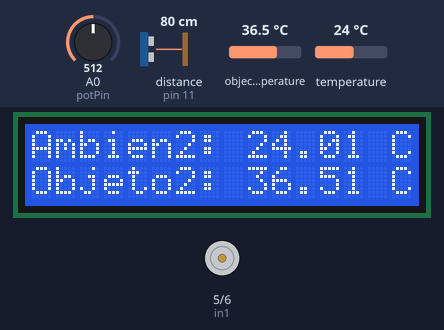
A sketch run on a simulated Arduino Uno, built with avr-gcc and run on an emulated ATmega328P. Shown: 16×2 character LCD, motor-driver pin pairs drawn as motors (green arrow = first pin HIGH = forward, orange = second pin HIGH = backward, longer = more drive, scaled by the enable pin). Wiring (inferred from the names in the program): ultrasonic range finder: trigger pin 12; echo pin 11. The inputs (shaded band) are chosen by the test bench; at power-on: A0 (potPin) = 512, object temperature 36.5 °C, temperature 24 °C, distance to the obstacle (sensor on pin 11) 80 cm. The echo pulse lasts 58.3 µs per cm; storage starts empty; what the sketch prints to the serial monitor is not drawn.

Above: at 1.2 s.
1.3 s: A0 (potPin) set to 461
7.8 s: A0 (potPin) set to 439
At 12.6 s:
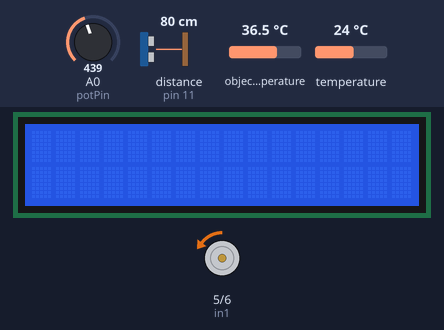
13.4 s: object temperature set to 20 °C
At 14.3 s:
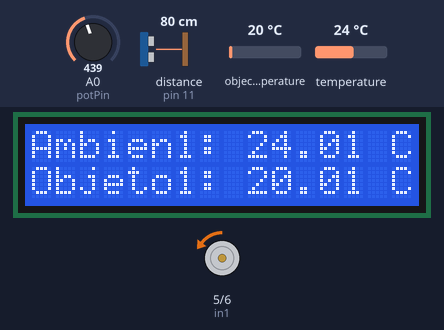
16.6 s: A0 (potPin) set to 306
At 22.3 s:
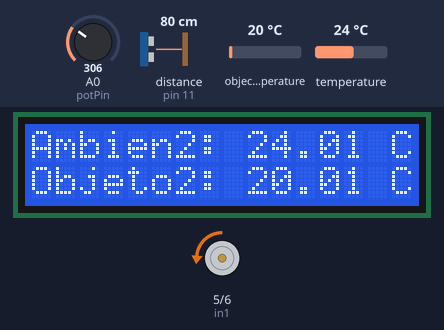
24.2 s: temperature set to 12 °C
At 25.1 s:
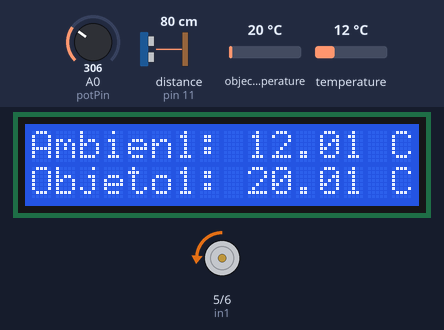
27.4 s: A0 (potPin) set to 30
At 33.9 s:
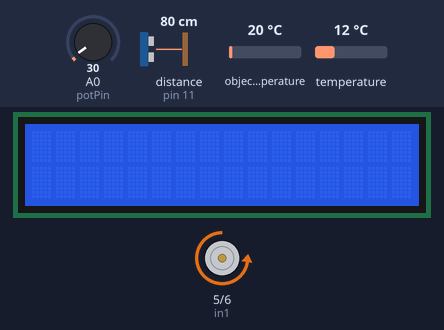
Timing chart, 0 to 35.4 s (numbered marks = the images above; inputs shaded):
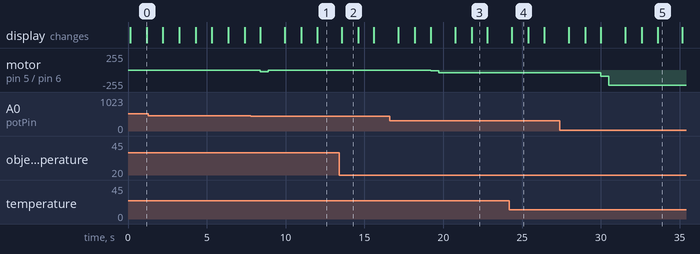

The sketch:

projeto_end.ino
```cpp
/* Por Antonio David de Jesus santana, em 11/04/2023
   E-mail: davidantoniodavi@gmail.com
 */
#include <Wire.h>
#include <Adafruit_MLX90614.h>
#include <SparkFunMLX90614.h>
#include <LiquidCrystal_I2C.h>
#include <SD.h>                        // Biblioteca SD inclusa

File myFile;                           // Cria um ponteiro para arquivo

// --- Mapeamento de Hardware ---
#define CS_pin 4               // Comunicação SPI, CS_pin no digital 10, alterado para CS_pin 4
#define IR1 0x5A // Sensor 1
#define IR2 0x5B // Sensor 2

// Definir os números dos pinos
const int trigger = 12;
const int echo = 11;

// Define os pinos usados pelo driver L298N
#define enA 3
#define in1 5
#define in2 6

// Define o pino analógico usado pelo potenciômetro
#define potPin A0

Adafruit_MLX90614 mlx = Adafruit_MLX90614();
LiquidCrystal_I2C lcd(0x27, 16, 2);  // Define o endereco I2C do display e quantidade de colunas e linhas

// Array que desenha o símbolo de grau
byte grau[8] = {B00110, B01001, B01001, B00110, B00000, B00000, B00000, B00000};

// Definições gerais
double temp_amb1;
double temp_obj1;
double temp_amb2;
double temp_obj2;
unsigned long minuto = 1;  // Armazena os minutos transcorridos
long duracao;
float dist;

void setup() {
  Serial.begin(9600);

  // Inicializa o display LCD I2C
  lcd.init();
  lcd.backlight();

  // Inicializa a comunicação com o cartão SD
  if (!SD.begin(CS_pin)) {
    Serial.println("Falha ao inicializar o cartão SD.");
    return;
  }

  // Abre o arquivo no modo de escrita
  myFile = SD.open("dados_temperatura.txt", FILE_WRITE);

  // Se o arquivo foi aberto com sucesso, escreve um cabeçalho
  if (myFile) {
    myFile.println("Minuto,Temperatura_Ambiente_1,Temperatura_Objeto_1,Temperatura_Ambiente_2,Temperatura_Objeto_2,Distancia");
    myFile.close();
  } else {
    Serial.println("Falha ao abrir o arquivo.");
  }

  pinMode(trigger, OUTPUT);  // Configura o pino trigger como saída
  pinMode(echo, INPUT);  // Configura o pino echo como entrada

  // Configura os pinos como saídas ou entradas
  pinMode(enA, OUTPUT);
  pinMode(in1, OUTPUT);
  pinMode(in2, OUTPUT);
  analogWrite(enA, 0);
}

void loop() {
  // Leitura da temperatura ambiente e do objeto
  mlx.begin(IR1);  // Inicializa o MLX90614 na porta 0x5A
  temp_amb1 = mlx.readAmbientTempC();
  temp_obj1 = mlx.readObjectTempC();

  mlx.begin(IR2);  // Inicializa o MLX90614 na porta 0x5B
  temp_amb2 = mlx.readAmbientTempC();
  temp_obj2 = mlx.readObjectTempC();

  // Realiza a leitura do sensor de distância ultrassônico
  digitalWrite(trigger, LOW);
  delayMicroseconds(5);
  digitalWrite(trigger, HIGH);
  delayMicroseconds(10);
  digitalWrite(trigger, LOW);
  duracao = pulseIn(echo, HIGH);
  dist = duracao * 0.034 / 2;

  // Salva os dados no cartão SD
  myFile = SD.open("dados_temperatura.txt", FILE_WRITE);
  if (myFile) {
    myFile.print(minuto);
    myFile.print(",");
    myFile.print(temp_amb1);
    myFile.print(",");
    myFile.print(temp_obj1);
    myFile.print(",");
    myFile.print(temp_amb2);
    myFile.print(",");
    myFile.print(temp_obj2);
    myFile.print(",");
    myFile.println(dist);
    myFile.close();
  } else {
    Serial.println("Falha ao abrir o arquivo.");
  }

  // Mostra as informações no display
  lcd.setCursor(0, 0);
  lcd.print("Ambien1:");
  lcd.setCursor(9, 0);
  lcd.print(temp_amb1);
  lcd.setCursor(14, 0);
  lcd.write(1);
  lcd.print("C");
  lcd.setCursor(0, 1);
  lcd.print("Objeto1:");
  lcd.setCursor(9, 1);
  lcd.print(temp_obj1);
  lcd.setCursor(14, 1);
  lcd.write(1);
  lcd.print("C");

  // Aguarda 1 segundo para mudar a leitura no display
  delay(1000);
  lcd.clear();

  lcd.setCursor(0, 0);
  lcd.print("Ambien2:");
  lcd.setCursor(9, 0);
  lcd.print(temp_amb2);
  lcd.setCursor(14, 0);
  lcd.write(1);
  lcd.print("C");
  lcd.setCursor(0, 1);
  lcd.print("Objeto2:");
  lcd.setCursor(9, 1);
  lcd.print(temp_obj2);
  lcd.setCursor(14, 1);
  lcd.write(1);
  lcd.print("C");
  delay(1000);
  lcd.clear();

  // Mostra as informações no Serial Monitor
  Serial.print(temp_amb1);
  Serial.print("*C");
  Serial.print(" ");
  Serial.print(temp_obj1);
  Serial.print("*C");
  Serial.print(" ");
  Serial.print(temp_amb2);
  Serial.print("*C");
  Serial.print(" ");
  Serial.print(temp_obj2);
  Serial.print("*C");
  Serial.print(" ");
  Serial.print("Distancia em cm: ");
  Serial.println(dist);

  // Incrementa os minutos
  minuto++;

  // Lê o valor atual do potenciômetro
  int lerPot = analogRead(potPin);
  int motorSpeed = lerPot;

  // Define a direção e velocidade do motor de acordo com o valor do potenciômetro
  if (lerPot < 450) {
    motorSpeed = map(lerPot, 500, 0, 0, 255);
    if (motorSpeed > 0) {
      digitalWrite(in1, LOW);
      analogWrite(in2, motorSpeed);
      delay(500);
      Serial.println(lerPot);
    }
  } else if (lerPot > 650) {
    motorSpeed = map(lerPot, 515, 1023, 0, 255);
    if (motorSpeed > 0) {
      digitalWrite(in2, LOW);
      analogWrite(in1, motorSpeed);
      delay(500);
      Serial.println(lerPot);
    }
  } else {
    analogWrite(enA, 0);
    digitalWrite(in1, LOW);
    digitalWrite(in2, LOW);
    Serial.println("Parado");
    Serial.println(lerPot);
  }

  // Atualiza a velocidade do motor
  analogWrite(enA, motorSpeed);

  // Aguarda 1 segundo para mudar a leitura no Serial
  delay(1000);
  lcd.clear();
}
```

Measured:
- the behaviour switches between 450 and 449 on A0 (potPin) (found by bisection; images 0 and 1)
- after the input at 7.8 s, motor on pin 5 (in1) / pin 6 (in2): stopped → backward 25/255 after 0.60 s, → backward 4/255 0.50 s later
- after the input at 16.6 s, motor on pin 5 (in1) / pin 6 (in2): backward 4/255 → backward 12/255 after 2.6 s, → backward 38/255 0.50 s later
- after the input at 27.4 s, motor on pin 5 (in1) / pin 6 (in2): backward 38/255 → backward 92/255 after 2.6 s, → backward 225/255 0.50 s later
- what the display in image 2 shows lasts 1.0 s, from 13.6 s to 14.6 s
